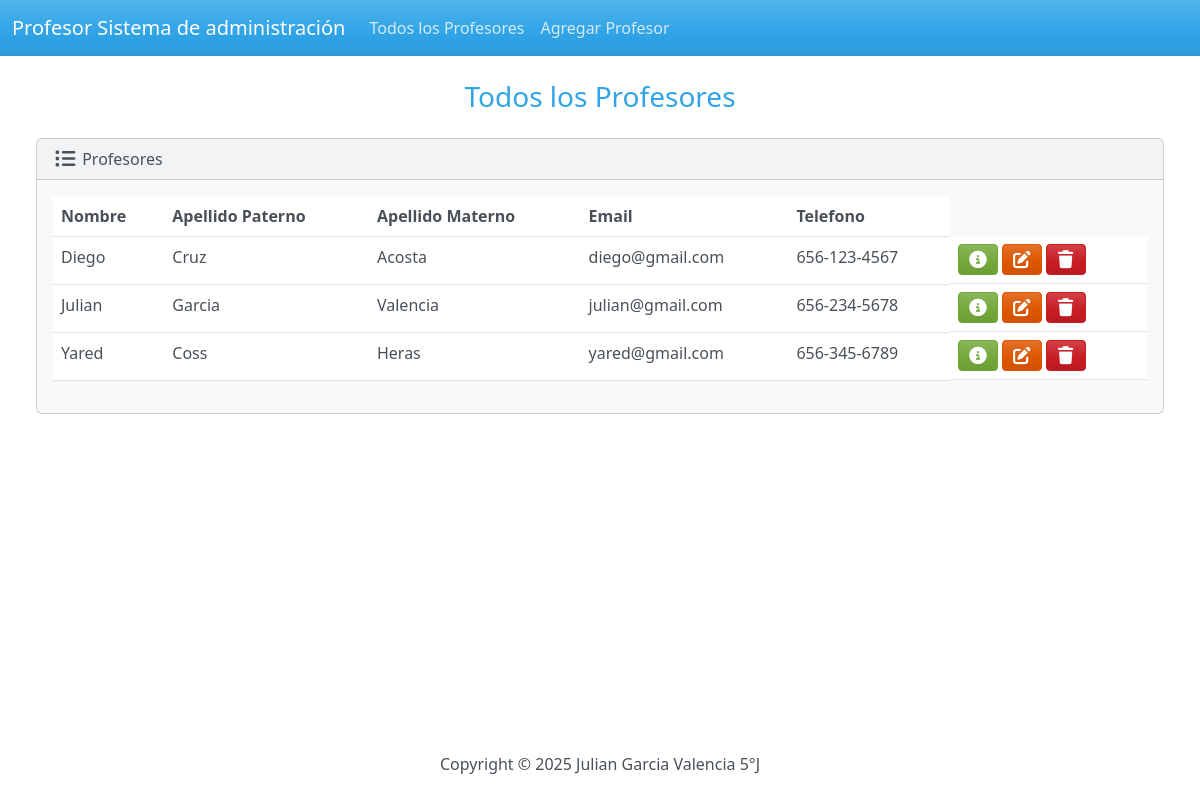
The page / on the database its author committed.
### profesor/models.py (models this page shows, shortened)
class Profesor(models.Model):
    nombre=models.CharField(max_length=100)
    apellido_pat=models.CharField(max_length=100)
    apellido_mat=models.CharField(max_length=100)
    email=models.EmailField()
    telefono=models.CharField(max_length=12)

### profesor/views.py (the view)
# urls.py: path('', views.index, name='index'),
def index(request):
    return render(request, 'profesor/index.html', {
        'profesor': Profesor.objects.all()
    })

### profesor/templates/profesor/index.html (shortened to what this page needs)
{% extends "profesor/base.html" %}
{% block body %}
<h3 class="m-4 text-center">Todos los Profesores</h3>
{% if profesor %}
<div class="row">
    <div class="col-12">
        <div class="card bg-light ms-4 me-4 mb-4">
            <div class="card-header">
                <i class="fa-solid fa-list-ul fa-lg"></i> Profesores       </div>
            <div class="card-body">
                <div class="table-responsive">
                    <table class="table table-hover">
                        <thead>
                            <tr>
                                <th>Nombre</th>
                                <th>Apellido Paterno</th>
                                <th>Apellido Materno</th>
                                <th>Email</th>
                                <th>Telefono</th>
                            </tr>
                        </thead>
                        <tbody>
                            {% for profesor in profesor %}
                            <tr>
                                <td>{{ profesor.nombre }}</td>
                                <td>{{ profesor.apellido_pat }}</td>
                                <td>{{ profesor.apellido_mat }}</td>
                                <td>{{ profesor.email }}</td>
                                <td>{{ profesor.telefono }}</td>
                                <td class="d-flex">
                                    <button type="button" class="btn btn-success btn-sm me-1"
                                            data-bs-toggle="modal"
                                            data-bs-target="#myModal{{ profesor.id }}">
                                    </button>
                                    <a href="{% url 'editar_profesor' profesor.id %}" class="btn btn-warning btn-sm me-1">
                                    </a>
                                    <form action="{% url 'borrar_profesor' profesor.id %}" method="POST" style="display:inline;">
                                        <button type="submit" class="btn btn-danger btn-sm"
                                                onclick="return confirm('¿Estás seguro de eliminar este profesor?');">
                                        </button>
                                    </form>
                                </td>
                            </tr>
                            {% endfor %}
                        </tbody>
                    </table>
                </div>
            </div>
        </div>
    </div>
</div>
{% else %}
    <h5 class="alert alert-primary ms-4 me-4">No hay Profesores agregados</h5>
{% endif %}
{% endblock %}

### profesor/templates/profesor/base.html (shortened to what this page needs)
{% load static %}
<!DOCTYPE html>
<head>
    <link rel="stylesheet" href="https://cdnjs.cloudflare.com/ajax/libs/font-awesome/7.0.1/css/all.min.css">
    <link href="{% static 'css/bootstrap.min.css' %}" rel="stylesheet">
</head>
<body class="d-flex flex-column min-vh-100">
    <nav class="navbar navbar-expand-lg bg-primary" data-bs-theme="dark">
        <div class="container-fluid">
            <a class="navbar-brand">Profesor Sistema de administración</a>
            <div class="collapse navbar-collapse" id="navbarColor01">
                <ul class="navbar-nav me-auto">
                    <li class="nav-item">
                        <a class="nav-link" href="{% url 'index' %}">Todos los Profesores</a>
                    </li>
                    <li class="nav-item">
                        <a class="nav-link" href="{% url 'agregar_profesor' %}">Agregar Profesor</a>
                    </li>
                </ul>
            </div>
        </div>
        </nav>
    <div class="container-fluid">
        {% block body %}
        {%  endblock %}
    </div>
<footer class="mt-auto mb-4">
    <div class="text-center">
        <span>
            Copyright &copy; <script>document.write(new Date().getFullYear())</script> Julian Garcia Valencia 5°J
        </span>
    </div>
</footer>
</body>
</html>

### rows shown on the page
Profesor: nombre "Diego", apellido_pat "Cruz", apellido_mat "Acosta", email "diego@gmail.com", telefono "656-123-4567"
Profesor: nombre "Julian", apellido_pat "Garcia", apellido_mat "Valencia", email "julian@gmail.com", telefono "656-234-5678"
Profesor: nombre "Yared", apellido_pat "Coss", apellido_mat "Heras", email "yared@gmail.com", telefono "656-345-6789"
